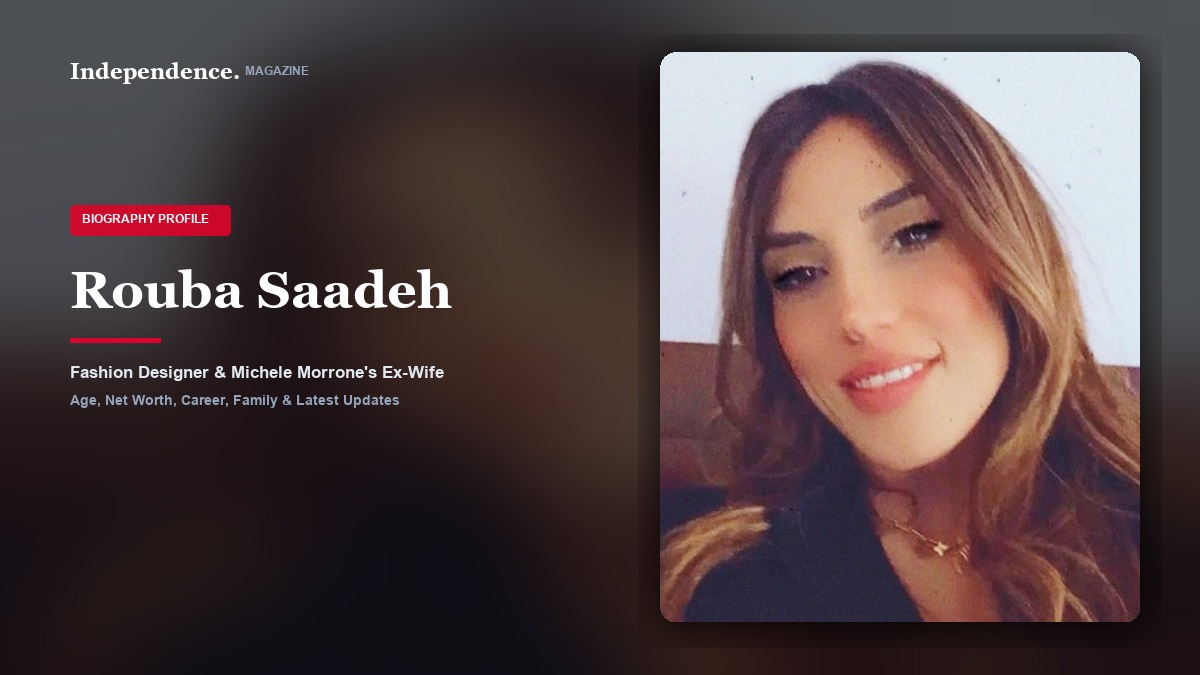
#> input picture assets/covers/rouba-saadeh-cover.jpg, 1200 x 675 px, given in place of raw_rouba2.jpg, which was not available
$ python generate_batch5_covers.py
#> lines starting #> are read from the running program, lines starting #| are printed output that depends on the picture; pictures that were not available may be replaced by others from this repository, and a replacement may not be noted
import os
from PIL import Image, ImageDraw, ImageFont, ImageFilter, ImageEnhance

SCRIPT_DIR = os.path.dirname(os.path.abspath(__file__))
BASE_DIR = os.path.abspath(os.path.join(SCRIPT_DIR, ".."))
COVERS_DIR = os.path.join(BASE_DIR, "assets", "covers")
os.makedirs(COVERS_DIR, exist_ok=True)

PROFILES = [
    {
        "id": "rouba-saadeh",
        "src_image": os.path.join(BASE_DIR, "raw_rouba2.jpg"),
        "crop_box": (1320, 20, 2380, 1180),
        "name": "Rouba Saadeh",
        "category": "Biography",
        "subtitle": "Fashion Designer & Michele Morrone's Ex-Wife",
        "cover_filename": "rouba-saadeh-cover.jpg",
        "middle_src": os.path.join(BASE_DIR, "raw_rouba1.jpg"),
        "middle_crop": (50, 40, 920, 600),
        "middle_filename": "rouba-saadeh-middle.jpg"
    },
    {
        "id": "jennifer-lynton",
        "src_image": os.path.join(BASE_DIR, "raw_jennifer1.jpg"),
        "crop_box": (120, 100, 950, 1150),
        "name": "Jennifer Lynton",
        "category": "Celebrity",
        "subtitle": "Film Production Assistant & Anthony Hopkins' Ex-Wife",
        "cover_filename": "jennifer-lynton-cover.jpg",
        "middle_src": os.path.join(BASE_DIR, "raw_jennifer2.jpg"),
        "middle_crop": (30, 50, 880, 700),
        "middle_filename": "jennifer-lynton-middle.jpg"
    },
    {
        "id": "armstead-edwards",
        "src_image": os.path.join(BASE_DIR, "raw_armstead1.jpg"),
        "crop_box": (50, 20, 600, 750),
        "name": "Armstead Edwards",
        "category": "Biography",
        "subtitle": "Educator, Manager & Patti LaBelle's Ex-Husband",
        "cover_filename": "armstead-edwards-cover.jpg",
        "middle_src": os.path.join(BASE_DIR, "raw_armstead1.jpg"),
        "middle_crop": (20, 20, 880, 750),
        "middle_filename": "armstead-edwards-middle.jpg"
    }
]

def generate_cover(item):
    width, height = 1200, 675
    raw_img = Image.open(item["src_image"]).convert("RGB")
#> raw_img is the input picture: PIL image 1200x675 RGB; mean R, G, B 83.3, 66.6, 67.7
    cropped_subject = raw_img.crop(item["crop_box"])
#> cropped_subject: PIL image 1060x1160 RGB; every value is 0

    # 1. Background: Blurred & Darkened version of subject photo
    bg = cropped_subject.resize((width, height), Image.Resampling.LANCZOS)
#> bg: PIL image 1200x675 RGB; every value is 0
    bg = bg.filter(ImageFilter.GaussianBlur(radius=42))
    enhancer = ImageEnhance.Brightness(bg)
    bg = enhancer.enhance(0.35)

    # 2. Foreground Portrait Box (480 x 570)
    pw, ph = 480, 570
    sw, sh = cropped_subject.size
#> sw = 1060; sh = 1160
    target_ratio = pw / ph
    cur_ratio = sw / sh
#> cur_ratio = 0.914

    if cur_ratio > target_ratio:
        new_w = int(sh * target_ratio)
#> new_w = 976
        left = (sw - new_w) // 2
#> left = 42
        p_crop = cropped_subject.crop((left, 0, left + new_w, sh))
#> p_crop: PIL image 976x1160 RGB; every value is 0
    else:
        new_h = int(sw / target_ratio)
        top = (sh - new_h) // 4
        p_crop = cropped_subject.crop((0, max(0, top), sw, min(sh, top + new_h)))

    portrait = p_crop.resize((pw, ph), Image.Resampling.LANCZOS)
#> portrait: PIL image 480x570 RGB; every value is 0

    # Rounded corners mask
    mask = Image.new('L', (pw, ph), 0)
#> mask: PIL image 480x570 L; every value is 0
    mask_draw = ImageDraw.Draw(mask)
    mask_draw.rounded_rectangle([0, 0, pw, ph], radius=16, fill=255)

    px, py = width - pw - 60, (height - ph) // 2

    # Drop shadow
    shadow = Image.new('RGBA', (pw + 44, ph + 44), (0, 0, 0, 0))
#> shadow: PIL image 524x614 RGBA; every value is 0
    s_draw = ImageDraw.Draw(shadow)
    s_draw.rounded_rectangle([18, 18, pw + 26, ph + 26], radius=24, fill=(0, 0, 0, 195))
    shadow = shadow.filter(ImageFilter.GaussianBlur(radius=18))
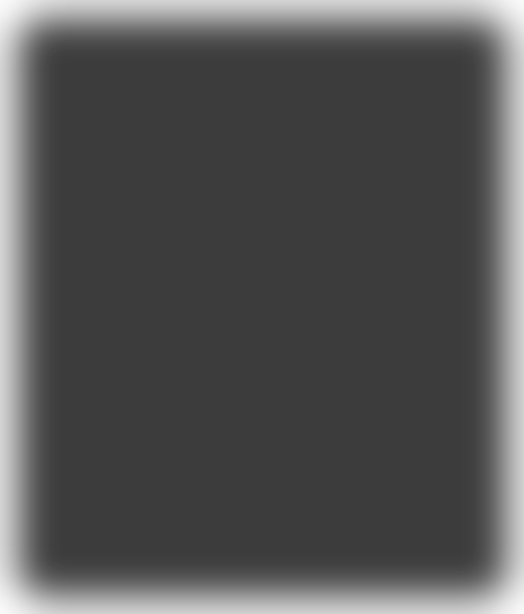
#> shadow: PIL image 524x614 RGBA; mean R, G, B, A 0, 0, 0, 169.9; transparent parts drawn white
    bg.paste(shadow, (px - 22, py - 18), shadow)

    # Paste sharp portrait
    bg.paste(portrait, (px, py), mask)

    # 3. Editorial Typography (Left side)
    draw = ImageDraw.Draw(bg, 'RGBA')
    try:
        font_brand = ImageFont.truetype(r"C:\Windows\Fonts\georgiab.ttf", 22)
        font_tag = ImageFont.truetype(r"C:\Windows\Fonts\arialbd.ttf", 12)
        font_name = ImageFont.truetype(r"C:\Windows\Fonts\georgiab.ttf", 52)
        font_sub = ImageFont.truetype(r"C:\Windows\Fonts\arialbd.ttf", 17)
        font_sub2 = ImageFont.truetype(r"C:\Windows\Fonts\arialbd.ttf", 14)
    except Exception:
        font_brand = ImageFont.load_default()
        font_tag = ImageFont.load_default()
        font_name = ImageFont.load_default()
        font_sub = ImageFont.load_default()
        font_sub2 = ImageFont.load_default()

    # Top brand badge: Independence. MAGAZINE
    draw.text((70, 58), "Independence.", fill=(255, 255, 255), font=font_brand)
    draw.text((245, 64), "MAGAZINE", fill=(148, 163, 184), font=font_tag)

    # Category Pill
    tag_y = 205
    tag_text = f"{item['category'].upper()} PROFILE"
    draw.rounded_rectangle([70, tag_y, 230, tag_y + 30], radius=4, fill=(217, 4, 41, 235))
    draw.text((82, tag_y + 7), tag_text, fill=(255, 255, 255), font=font_tag)

    # Person Name
    name_lines = item["name"].split(" ")
    if len(name_lines) <= 2:
        draw.text((70, 260), item["name"], fill=(255, 255, 255), font=font_name)
        curr_y = 338
    else:
        line1 = " ".join(name_lines[:2])
        line2 = " ".join(name_lines[2:])
        draw.text((70, 250), line1, fill=(255, 255, 255), font=font_name)
        draw.text((70, 315), line2, fill=(255, 255, 255), font=font_name)
        curr_y = 395

    # Crimson underline accent
    draw.rectangle([70, curr_y, 160, curr_y + 4], fill=(217, 4, 41, 255))

    # Subtitles
    draw.text((70, curr_y + 24), item["subtitle"], fill=(226, 232, 240), font=font_sub)
    draw.text((70, curr_y + 54), "Age, Net Worth, Career, Family & Latest Updates", fill=(148, 163, 184), font=font_sub2)

    cover_path = os.path.join(COVERS_DIR, item["cover_filename"])
    bg.save(cover_path, "JPEG", quality=92)
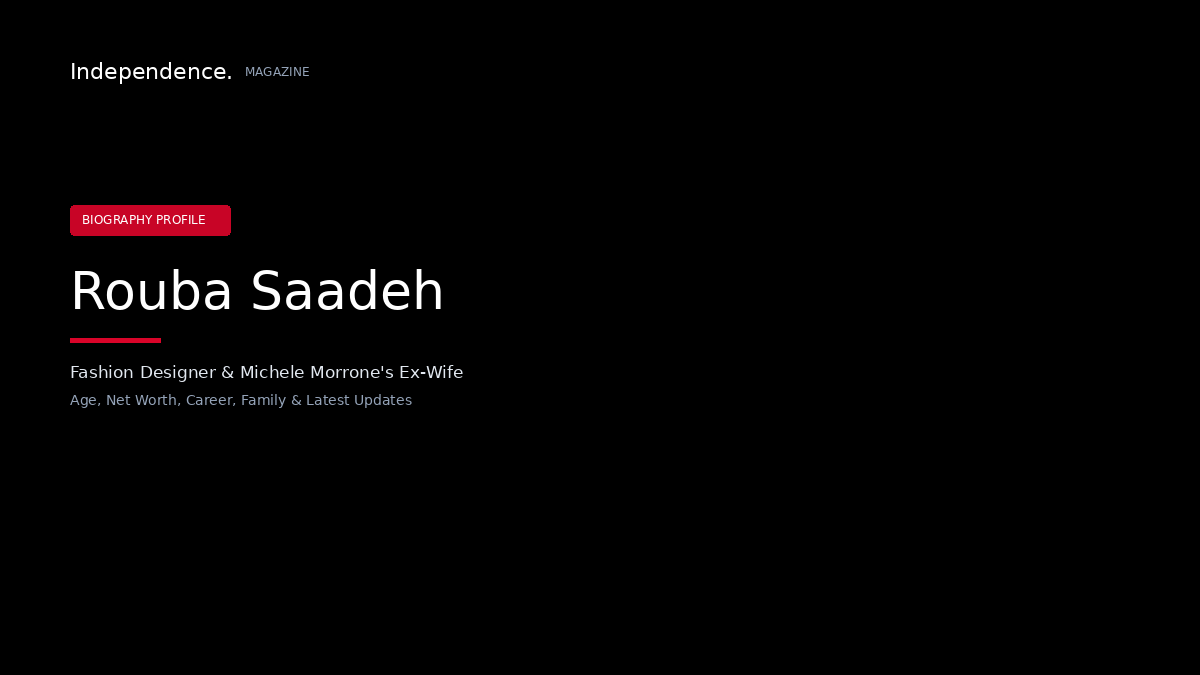
#> saved as rouba-saadeh-cover.jpg: PIL image 1200x675 RGB; mean R, G, B 3.5, 2.3, 2.6
    print(f"Generated Spark cover: {cover_path}")

    # Generate Middle Editorial Image
    middle_src = item.get("middle_src", item["src_image"])
    raw_middle = Image.open(middle_src).convert("RGB")
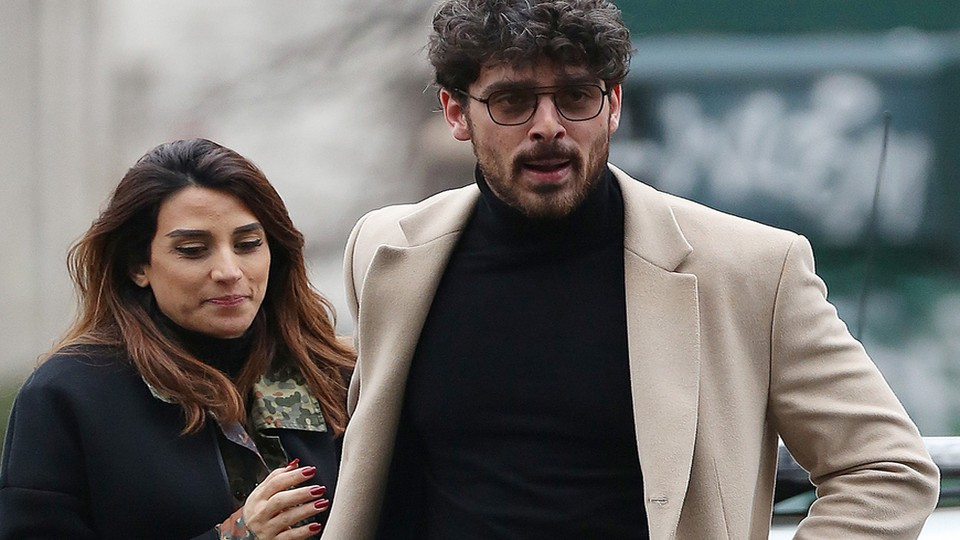
#> input picture assets/covers/rouba-saadeh-middle.jpg, 960 x 540 px, given in place of raw_rouba1.jpg, which was not available
#> raw_middle is the input picture: PIL image 960x540 RGB; mean R, G, B 110, 107.6, 105.3
    mid_crop = raw_middle.crop(item["middle_crop"])
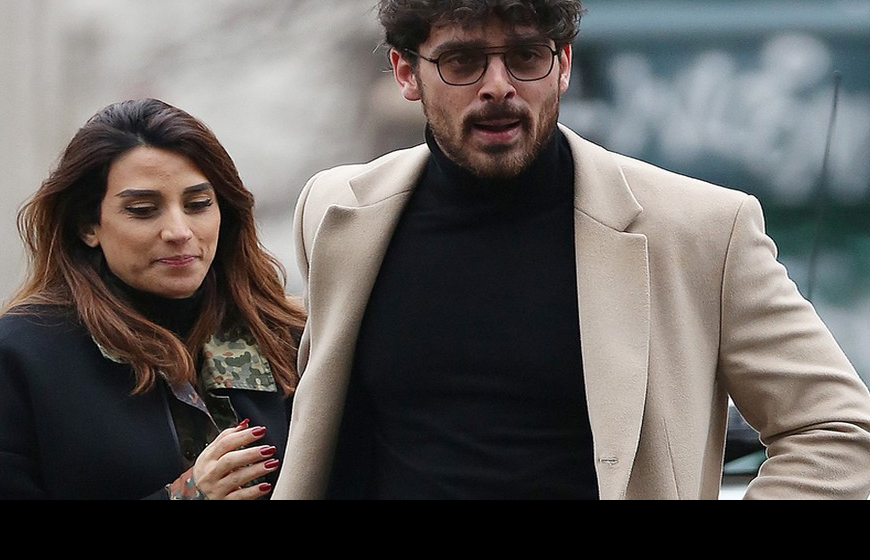
#> mid_crop: PIL image 870x560 RGB; mean R, G, B 96.8, 92.7, 90.4
    mid_resized = mid_crop.resize((960, 540), Image.Resampling.LANCZOS)
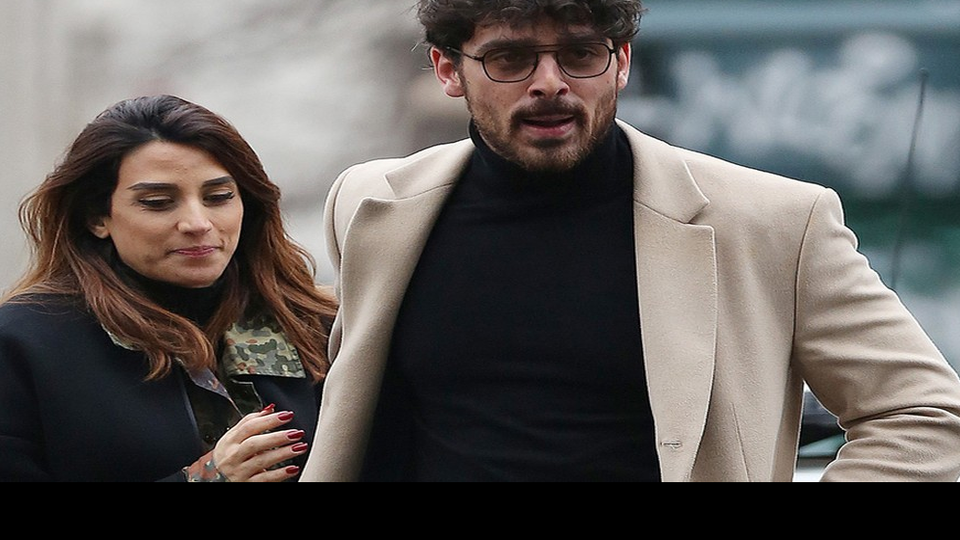
#> mid_resized: PIL image 960x540 RGB; mean R, G, B 96.8, 92.7, 90.4
    middle_path = os.path.join(COVERS_DIR, item["middle_filename"])
    mid_resized.save(middle_path, "JPEG", quality=90)
    print(f"Generated Middle image: {middle_path}")

if __name__ == "__main__":
    for p in PROFILES:
#> (the run stopped early here; a loop or call above may not have finished)
